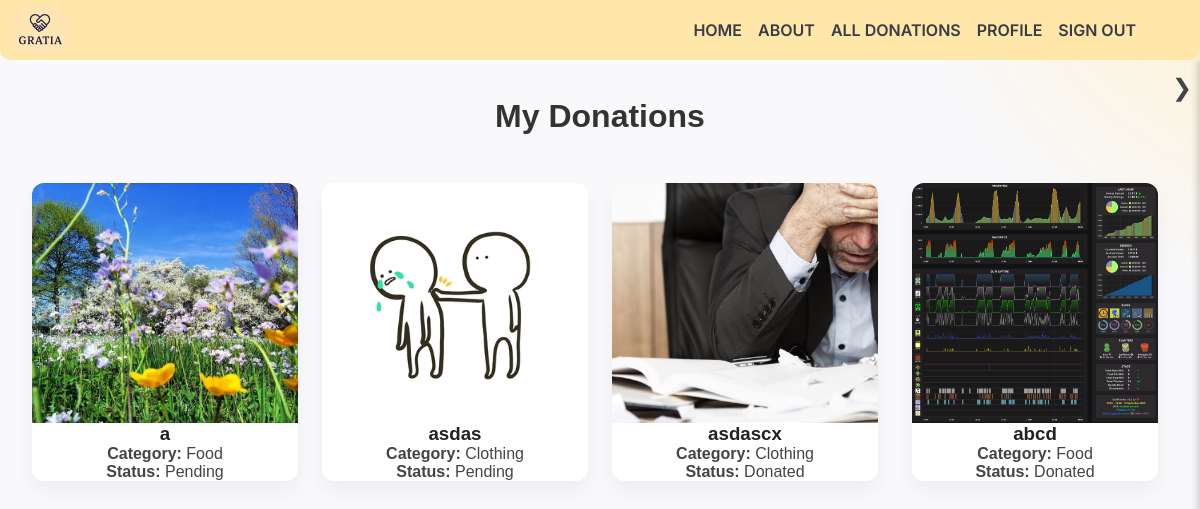
/my_donations (signed in), run on the app's committed database.
### tables this page shows
CREATE TABLE "Donations" (
    donation_id INTEGER PRIMARY KEY AUTOINCREMENT,
    donor_id TEXT,
    items TEXT,
    category TEXT,
    status TEXT DEFAULT 'Available',
    "date_donated" DATETIME DEFAULT CURRENT_TIMESTAMP, Image_URL TEXT, recipient_id TEXT, claimed_by TEXT DEFAULT NULL, review TEXT,
    FOREIGN KEY (donor_id) REFERENCES Users(user_id)
);

### main.py (the view)
@app.route("/my_donations")
@login_required
def my_donations():
    user = current_user()
    db = get_db()
    donations = db.execute(
        "SELECT d.*, u.name AS recipient_name FROM Donations d LEFT JOIN Users u ON d.recipient_id = u.user_id WHERE d.donor_id=?",
        (user.user_id,),
    ).fetchall()
    return render_template("partials/my_donations.html", donations=donations, user=user)

### main.py (called while the page is built)
def get_db():
    db = getattr(g, "_database", None)
    if db is None:
        db = g._database = sqlite3.connect(DATABASE)
        db.row_factory = sqlite3.Row
    return db

@app.teardown_appcontext
def close_connection(exception):
    db = getattr(g, "_database", None)
    if db:
        db.close()

def current_user():
    if "user_id" in session:
        db = get_db()
        row = db.execute(
            "SELECT * FROM Users WHERE user_id=?", (session["user_id"],)
        ).fetchone()
        if row:
            return User(row)
    return None

def login_required(f):
    @wraps(f)
    def decorated_function(*args, **kwargs):
        if "user_id" not in session:
            flash("Please sign in first.", "warning")
            return redirect(url_for("signin_page"))
        return f(*args, **kwargs)
    return decorated_function

@app.context_processor
def inject_notifications():
    user = current_user()
    notifications = []
    unread_count = 0
    if user:
        db = get_db()
        notifications = db.execute(
            "SELECT * FROM Notifications WHERE user_id=? ORDER BY created_at DESC",
            (user.user_id,),
        ).fetchall()
        unread_count = sum(1 for n in notifications if n["read"] == 0)
    return dict(notifications=notifications, notif_count=unread_count)

### templates/partials/my_donations.html (shortened to what this page needs)
{% extends "layout.html" %}
{% block content %}
<div id="swup" class="transition-fade">
  <main class="dashboard">
    <h1>My Donations</h1>
    <div class="container">
      {% if donations %}
        {% for donation in donations %}
          <div class="card" style="max-width: 30rem">
            <img src="{{ url_for('static', filename=donation.image_url or 'placeholder.png') }}" class="card-image" alt="Donation Image">
            <div class="card-body">
              <h3>{{ donation.items }}</h3>
              <p><strong>Category:</strong> {{ donation.category }}</p>
              <p><strong>Status:</strong> {{ donation.status }}</p>
            </div>
          </div>
        {% endfor %}
      {% else %}
        <p>You haven't added any donations yet.</p>
      {% endif %}
    </div>
  </main>
</div>
{% endblock %}

### static/css/styles.css (style rules this page uses)
* { margin: 0; padding: 0; box-sizing: border-box; }
*, *::before, *::after { box-sizing: border-box; }
body { font-family: 'Inter', sans-serif; color: #222; background-color: #f9f9fb; }
body::before { content: ""; position: fixed; top: -100px; right: -100px; width: 400px; height: 400px; background: radial-gradient(circle at top right, #ffefc6, transparent 70%); z-index: -1; }
body::after { content: ""; position: fixed; bottom: -100px; left: -100px; width: 400px; height: 400px; background: radial-gradient(circle at bottom left, #ffe2b8, transparent 70%); z-index: -1; }
img { max-width: 100%; height: auto; display: block; }
main { max-width: 900px; margin: 2rem auto; padding: 0 1rem; text-align: center; }
h1, h2, h3, h4 { font-weight: 600; color: #222; }
p, span, li, a, button { font-weight: 400; color: #444; }
.container { display: grid; grid-template-columns: repeat(auto-fit, minmax(15rem, 1fr)); gap: 1.5rem; justify-items: center; align-items: start; margin: auto; padding: 1rem 0; }
.card { background: #fff; border-radius: 12px; overflow: hidden; display: flex; flex-direction: column; transition: transform 0.25s ease, box-shadow 0.25s ease; box-shadow: 0 10px 20px rgba(0, 0, 0, 0.05); animation: fadeInUp 0.3s ease forwards; z-index: 1; }
.card-image { width: 100%; height: 15rem; transition: transform 0.25s ease; object-fit: cover; display: block; }
#swup { opacity: 1; transform: translateY(3px); transition: opacity 0.25s ease-in-out, transform 0.25s ease-in-out; }
html, body { height: 100%; overflow: hidden; margin: 0; padding: 0; }
.dashboard { padding: 2rem; max-width: 1200px; margin: auto; color: #222; font-family: 'Arial', sans-serif; }
.dashboard h1 { font-size: 2rem; margin-bottom: 2rem; font-weight: 700; color: #333; }

### data on the page
Donations: Image_URL (picture), items "a", category "Food", status "Pending"
Donations: Image_URL (picture), items "asdas", category "Clothing", status "Pending"
Donations: Image_URL (picture), items "asdascx", category "Clothing", status "Donated"
Donations: Image_URL (picture), items "abcd", category "Food", status "Donated"
